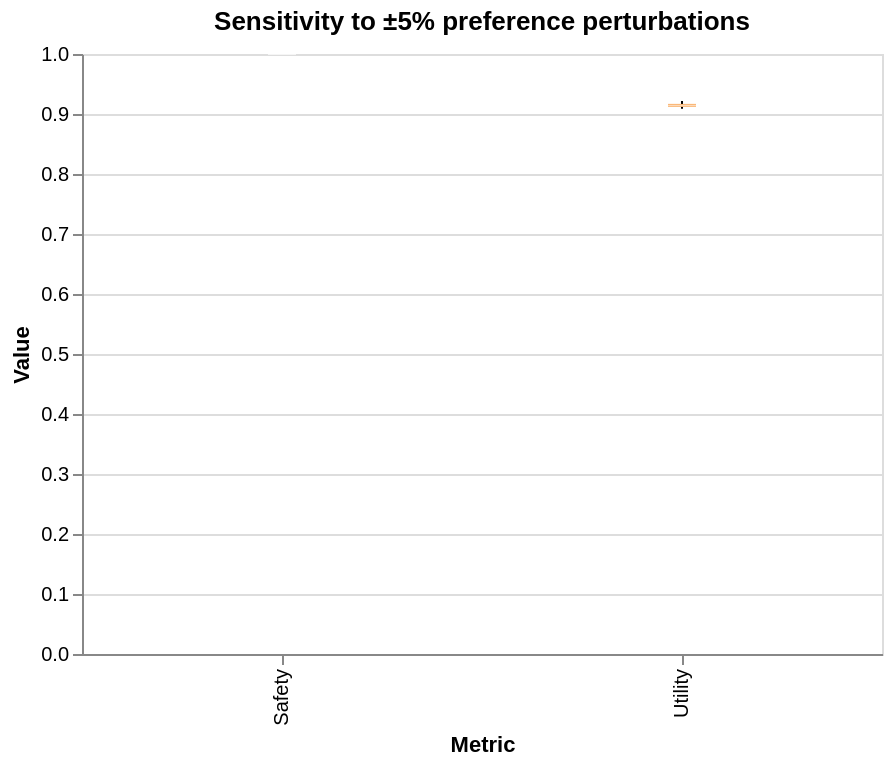

Write the Vega-Lite specification saved for this chart.
### Vega-Lite specification from a JSON file in a GitHub repository (floating-point values rounded to 4 significant figures)
{"$schema": "https://vega.github.io/schema/vega-lite/v5.json", "title": "Sensitivity to ±5% preference perturbations", "width": 400, "height": 300, "data": {"values": [{"metric": "Utility", "value": 0.91}, {"metric": "Safety", "value": 1.0}, {"metric": "Utility", "value": 0.914}, {"metric": "Safety", "value": 1.0}, {"metric": "Utility", "value": 0.9127}, {"metric": "Safety", "value": 1.0}, {"metric": "Utility", "value": 0.9213}, {"metric": "Safety", "value": 1.0}, {"metric": "Utility", "value": 0.9144}, {"metric": "Safety", "value": 1.0}, {"metric": "Utility", "value": 0.9105}, {"metric": "Safety", "value": 1.0}, {"metric": "Utility", "value": 0.9144}, {"metric": "Safety", "value": 0.9999}, {"metric": "Utility", "value": 0.9141}, {"metric": "Safety", "value": 0.9999}, {"metric": "Utility", "value": 0.9185}, {"metric": "Safety", "value": 1.0}, {"metric": "Utility", "value": 0.9161}, {"metric": "Safety", "value": 1.0}, {"metric": "Utility", "value": 0.9121}, {"metric": "Safety", "value": 1.0}, {"metric": "Utility", "value": 0.9102}, {"metric": "Safety", "value": 1.0}, {"metric": "Utility", "value": 0.9128}, {"metric": "Safety", "value": 1.0}, {"metric": "Utility", "value": 0.9146}, {"metric": "Safety", "value": 1.0}, {"metric": "Utility", "value": 0.9186}, {"metric": "Safety", "value": 0.9999}, {"metric": "Utility", "value": 0.9149}, {"metric": "Safety", "value": 1.0}, {"metric": "Utility", "value": 0.9175}, {"metric": "Safety", "value": 1.0}, {"metric": "Utility", "value": 0.9161}, {"metric": "Safety", "value": 1.0}, {"metric": "Utility", "value": 0.9086}, {"metric": "Safety", "value": 1.0}, {"metric": "Utility", "value": 0.9146}, {"metric": "Safety", "value": 1.0}, {"metric": "Utility", "value": 0.91}, {"metric": "Safety", "value": 1.0}, {"metric": "Utility", "value": 0.9144}, {"metric": "Safety", "value": 1.0}, {"metric": "Utility", "value": 0.9141}, {"metric": "Safety", "value": 1.0}, {"metric": "Utility", "value": 0.9136}, {"metric": "Safety", "value": 1.0}, {"metric": "Utility", "value": 0.9087}, {"metric": "Safety", "value": 1.0}, {"metric": "Utility", "value": 0.9144}, {"metric": "Safety", "value": 1.0}, {"metric": "Utility", "value": 0.9143}, {"metric": "Safety", "value": 1.0}, {"metric": "Utility", "value": 0.9114}, {"metric": "Safety", "value": 1.0}, {"metric": "Utility", "value": 0.9163}, {"metric": "Safety", "value": 1.0}, {"metric": "Utility", "value": 0.9176}, {"metric": "Safety", "value": 0.9999}, {"metric": "Utility", "value": 0.9118}, {"metric": "Safety", "value": 1.0}, {"metric": "Utility", "value": 0.917}, {"metric": "Safety", "value": 1.0}, {"metric": "Utility", "value": 0.9167}, {"metric": "Safety", "value": 1.0}, {"metric": "Utility", "value": 0.9209}, {"metric": "Safety", "value": 0.9999}, {"metric": "Utility", "value": 0.9187}, {"metric": "Safety", "value": 0.9999}, {"metric": "Utility", "value": 0.9183}, {"metric": "Safety", "value": 1.0}, {"metric": "Utility", "value": 0.9168}, {"metric": "Safety", "value": 0.9999}, {"metric": "Utility", "value": 0.9133}, {"metric": "Safety", "value": 1.0}, {"metric": "Utility", "value": 0.9103}, {"metric": "Safety", "value": 1.0}, {"metric": "Utility", "value": 0.9121}, {"metric": "Safety", "value": 1.0}, {"metric": "Utility", "value": 0.909}, {"metric": "Safety", "value": 1.0}, {"metric": "Utility", "value": 0.914}, {"metric": "Safety", "value": 1.0}, {"metric": "Utility", "value": 0.9165}, {"metric": "Safety", "value": 1.0}, {"metric": "Utility", "value": 0.9138}, {"metric": "Safety", "value": 1.0}, {"metric": "Utility", "value": 0.9188}, {"metric": "Safety", "value": 1.0}, {"metric": "Utility", "value": 0.9097}, {"metric": "Safety", "value": 1.0}, {"metric": "Utility", "value": 0.911}, {"metric": "Safety", "value": 1.0}, {"metric": "Utility", "value": 0.9218}, {"metric": "Safety", "value": 0.9999}, {"metric": "Utility", "value": 0.9176}, {"metric": "Safety", "value": 1.0}, {"metric": "Utility", "value": 0.9126}, {"metric": "Safety", "value": 1.0}]}, "mark": {"type": "boxplot", "extent": 1.5}, "encoding": {"x": {"field": "metric", "type": "nominal", "title": "Metric"}, "y": {"field": "value", "type": "quantitative", "title": "Value"}, "color": {"field": "metric", "type": "nominal", "legend": null}}}
